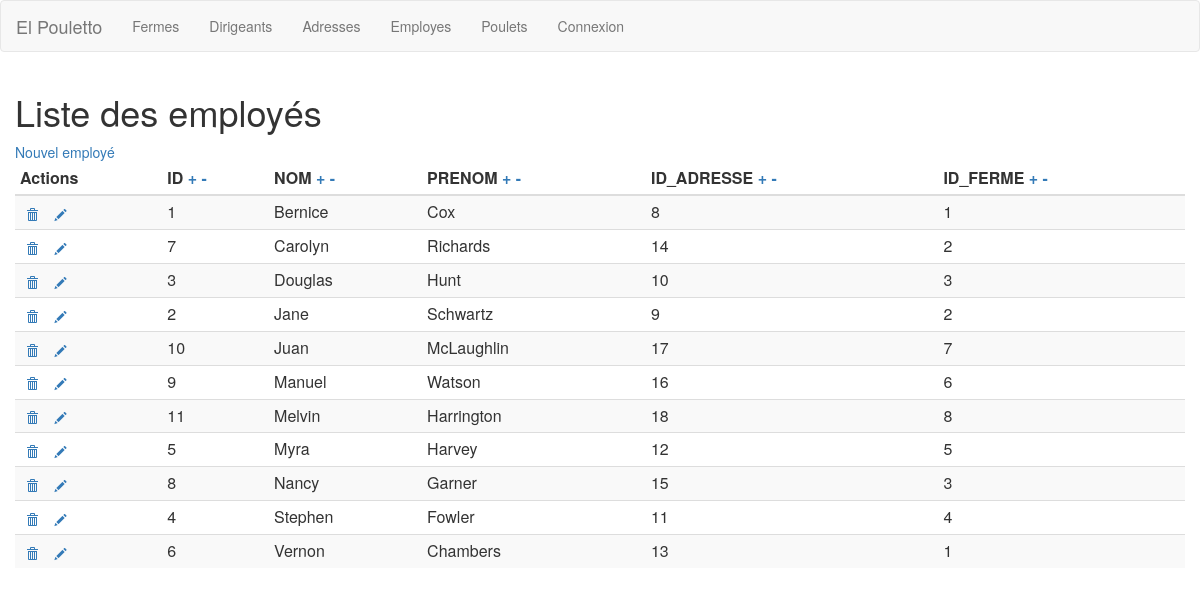
Page /employes.php on the committed database.
### tables this page shows
CREATE TABLE `employes` (
  `id` int(11) NOT NULL AUTO_INCREMENT,
  `nom` varchar(20) NOT NULL,
  `prenom` varchar(15) NOT NULL,
  `id_adresse` int(11) NOT NULL,
  `id_ferme` int(11) NOT NULL,
  PRIMARY KEY (`id`),
  KEY `fk_employes_adresses1_idx` (`id_adresse`),
  KEY `fk_employes_fermes1_idx` (`id_ferme`),
  CONSTRAINT `fk_employes_adresses1` FOREIGN KEY (`id_adresse`) REFERENCES `adresses` (`id`) ON DELETE NO ACTION ON UPDATE NO ACTION,
  CONSTRAINT `fk_employes_fermes1` FOREIGN KEY (`id_ferme`) REFERENCES `fermes` (`id`) ON DELETE NO ACTION ON UPDATE NO ACTION
);

### includes/fonction.php (called while the page is built, shortened)
<?php
function testOrderBy($listeDeChamps, $champParDefaut, $directionParDefaut){
    return [$champParDefaut, $directionParDefaut]; }

### employes.php (the view, shortened to what this page needs)
<?php
require_once('includes/db.php');
require_once('includes/fonction.php');
include ('parties/header.php');
$champsTriables= ['id', 'nom', 'prenom', 'id_adresse', 'id_ferme'];
$ordreDeTri = testOrderBy($champsTriables, 'nom', 'ASC');
$ordreChamp = $ordreDeTri[0];
$ordreDirection = $ordreDeTri[1];
$sql = "SELECT * FROM employes ORDER BY $ordreChamp $ordreDirection";
$resultats = mysqli_query($connection, $sql);
?>
<a href="employes_new.php">Nouvel employé</a>
    <table class="table table-condensed table-striped table-hover">
      <thead>
        <tr>
          <th>Actions</th>
          <th>ID
		  <a href="employes.php?order=id&amp;direction=ASC">+</a>
		  <a href="employes.php?order=id&amp;direction=DESC">-</a>
		  </th>
          <th>NOM
		  <a href="employes.php?order=nom&amp;direction=ASC">+</a>
		  <a href="employes.php?order=nom&amp;direction=DESC">-</a>
		  </th>
          <th>PRENOM
		  <a href="employes.php?order=prenom&amp;direction=ASC">+</a>
		  <a href="employes.php?order=prenom&amp;direction=DESC">-</a>
		  </th>
          <th>ID_ADRESSE
		  <a href="employes.php?order=id_adresse&amp;direction=ASC">+</a>
          <a href="employes.php?order=id_adresse&amp;direction=DESC">-</a>
		  </th>
        <th>ID_FERME
          <a href="employes.php?order=id_ferme&amp;direction=ASC">+</a>
          <a href="employes.php?order=id_ferme&amp;direction=DESC">-</a>
        </th>
        </tr>
      </thead>
      <tbody>
        <?php
        if(mysqli_num_rows($resultats) === 0):
          echo "Il n'y a pas d'enregistrements";
        else:
          while($ligne = mysqli_fetch_assoc($resultats)):
          ?>
          <tr>
            <td><span><a href="employes_delete.php?id=<?= $ligne['id']?>" class="btn btn-link btn-xs">
            <span class="glyphicon glyphicon-trash"></span>
            </a>
              <a href="employes_edit.php?id=<?= $ligne['id']?>" class="btn btn-link btn-xs">
            <span class="glyphicon glyphicon-pencil"></span>
              </a>
            </td>
            <td><?= $ligne['id'] ?></td>
            <td><?= $ligne['nom'] ?></td>
            <td><?= $ligne['prenom'] ?></td>
            <td><?= $ligne['id_adresse'] ?></td>
            <td><?= $ligne['id_ferme'] ?></td>
          </tr>
          <?php
          endwhile;
        endif;
        ?>
      </tbody>
    </table>
<?php
include ("parties/footer.php");
 ?>

### rows in the picture
employes: id "1", nom "Bernice", prenom "Cox", id_adresse "8", id_ferme "1"
employes: id "7", nom "Carolyn", prenom "Richards", id_adresse "14", id_ferme "2"
employes: id "3", nom "Douglas", prenom "Hunt", id_adresse "10", id_ferme "3"
employes: id "2", nom "Jane", prenom "Schwartz", id_adresse "9", id_ferme "2"
employes: id "10", nom "Juan", prenom "McLaughlin", id_adresse "17", id_ferme "7"
employes: id "9", nom "Manuel", prenom "Watson", id_adresse "16", id_ferme "6"
employes: id "11", nom "Melvin", prenom "Harrington", id_adresse "18", id_ferme "8"
employes: id "5", nom "Myra", prenom "Harvey", id_adresse "12", id_ferme "5"
employes: id "8", nom "Nancy", prenom "Garner", id_adresse "15", id_ferme "3"
employes: id "4", nom "Stephen", prenom "Fowler", id_adresse "11", id_ferme "4"
employes: id "6", nom "Vernon", prenom "Chambers", id_adresse "13", id_ferme "1"

### other values in the picture
$titrepage "Liste des employés"
